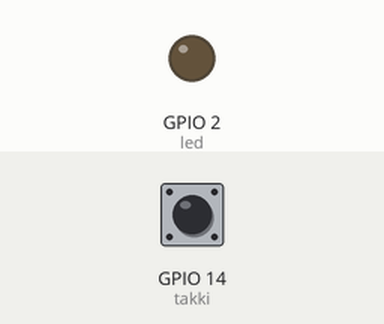
Recording of a program running on a simulated ESP32 board running MicroPython. Parts: output pins drawn as LEDs (lit = HIGH). The inputs (shaded band) are chosen by the test bench; at power-on: GPIO 14 (takki) HIGH.

Above: at 1.2 s.
1.3 s: GPIO 14 (takki) pulled LOW for 0.15 s
At 1.37 s:
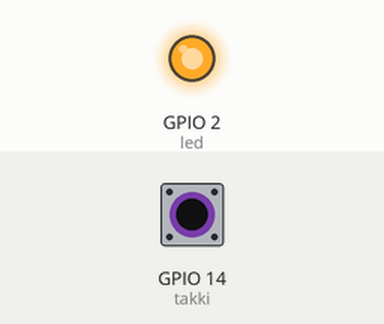
2.9 s: GPIO 14 (takki) pulled LOW for 3.2 s
At 6.4 s:
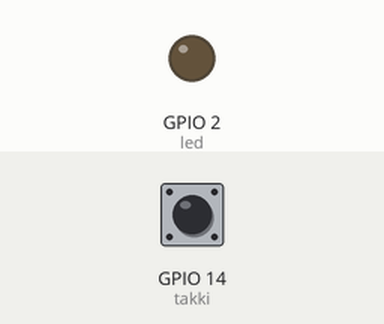
Timing chart, 0 to 7.9 s (numbered marks = the images above; inputs shaded):
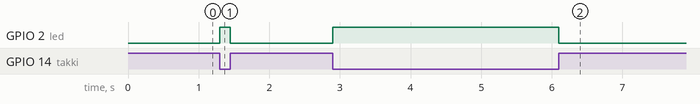

The program:

4_Takki_Led.py
```python
from machine import Pin

led = Pin(2, Pin.OUT)
takki = Pin(14, Pin.IN, Pin.PULL_UP)	# vír tengdur í GND, upphafsstaða er 1

while True:
    if not takki.value():   # ef ýtt er á takka þá er gildið 0 lesið af takka
        led.value(1)        # led on
    else:
        led.value(0)        # led off, ekki ýtt á takka eða takka sleppt
```

Measured:
- after the input at 1.3 s, GPIO 2 (led): LOW → HIGH at once, → LOW 0.15 s later
- after the input at 2.9 s, GPIO 2 (led): LOW → HIGH at once, → LOW 3.2 s later
